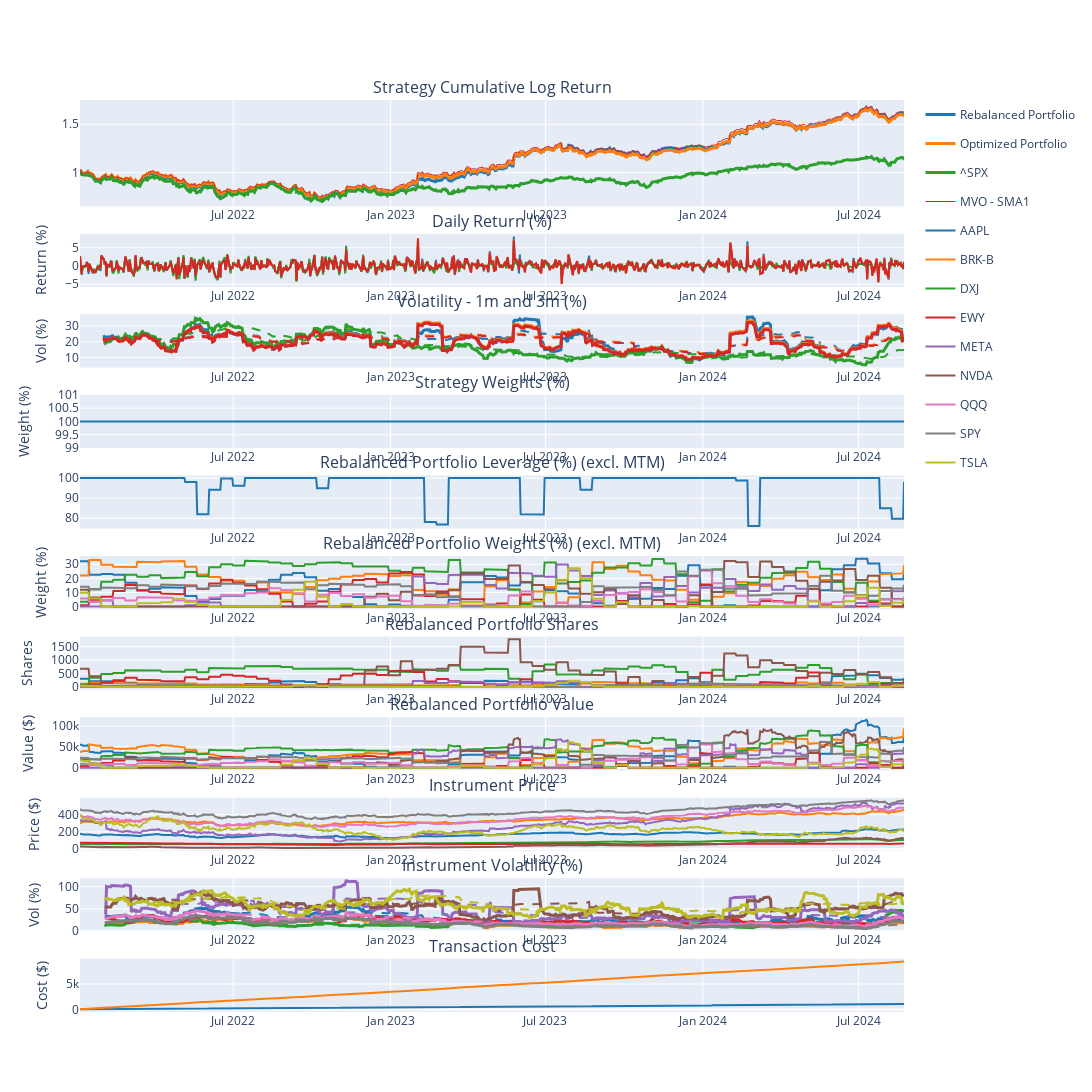

Here is the notebook cell this chart was saved with:
### Code cell
portfolio = PortfolioStandard(
    capital=169336.48958837058,
    name='MVOPortfolio',        
    rebalance_iter=RebalancerIter('0 0 * * Fri', 2),        
    tc_model=TransactionCostFutu(), 
    systems=[        
        TradingSubSystemSingle(vol_target=vol_target, instruments=instruments,  strategy=[MeanVarianceOpt(gamma=10, hhi=0.2, lookback=60, confidence=1)], max_leverage=max_leverage, offset=60)
    ]
)

portfolio.set_start_date(start_date)
portfolio.set_end_date(end_date)
portfolio.backtest_subsystems()
portfolio.optimize()
portfolio.backtest()
portfolio.rebalance()
portfolio.performance(show_all_rets=True)

### Figure 1 — Plotly figure (JSON) as saved in the notebook; plotly's stock layout.template omitted (floating-point values rounded to 4 significant figures; data arrays with more than 128 entries replaced by an {"elided": "..."} marker saying what was removed)
{"data": [{"legendgroup": "Rebalanced Portfolio", "line": {"width": 3}, "marker": {"color": "rgb(31, 119, 180)"}, "name": "Rebalanced Portfolio", "type": "scatter", "x": {"elided": "664 str values"}, "xaxis": "x", "y": {"elided": "664 float values"}, "yaxis": "y"}, {"legendgroup": "Rebalanced Portfolio", "marker": {"color": "rgb(31, 119, 180)"}, "name": "Rebalanced Portfolio", "showlegend": false, "type": "scatter", "x": {"elided": "664 str values"}, "xaxis": "x2", "y": {"elided": "664 float values"}, "yaxis": "y2"}, {"legendgroup": "Rebalanced Portfolio", "line": {"width": 3}, "marker": {"color": "rgb(31, 119, 180)"}, "name": "1m - Rebalanced Portfolio", "showlegend": false, "type": "scatter", "x": {"elided": "664 str values"}, "xaxis": "x3", "y": {"elided": "664 float values"}, "yaxis": "y3"}, {"legendgroup": "Rebalanced Portfolio", "line": {"dash": "dash"}, "marker": {"color": "rgb(31, 119, 180)"}, "name": "3m - Rebalanced Portfolio", "showlegend": false, "type": "scatter", "x": {"elided": "664 str values"}, "xaxis": "x3", "y": {"elided": "664 float values"}, "yaxis": "y3"}, {"legendgroup": "Rebalanced Portfolio", "marker": {"color": "rgb(31, 119, 180)"}, "name": "Rebalanced Portfolio", "showlegend": false, "type": "scatter", "x": {"elided": "664 str values"}, "xaxis": "x11", "y": {"elided": "664 float values"}, "yaxis": "y11"}, {"legendgroup": "Optimized Portfolio", "line": {"width": 3}, "marker": {"color": "rgb(255, 127, 14)"}, "name": "Optimized Portfolio", "type": "scatter", "x": {"elided": "664 str values"}, "xaxis": "x", "y": {"elided": "664 float values"}, "yaxis": "y"}, {"legendgroup": "Optimized Portfolio", "marker": {"color": "rgb(255, 127, 14)"}, "name": "Optimized Portfolio", "showlegend": false, "type": "scatter", "x": {"elided": "664 str values"}, "xaxis": "x2", "y": {"elided": "664 float values"}, "yaxis": "y2"}, {"legendgroup": "Optimized Portfolio", "line": {"width": 3}, "marker": {"color": "rgb(255, 127, 14)"}, "name": "1m - Optimized Portfolio", "showlegend": false, "type": "scatter", "x": {"elided": "664 str values"}, "xaxis": "x3", "y": {"elided": "664 float values"}, "yaxis": "y3"}, {"legendgroup": "Optimized Portfolio", "line": {"dash": "dash"}, "marker": {"color": "rgb(255, 127, 14)"}, "name": "3m - Optimized Portfolio", "showlegend": false, "type": "scatter", "x": {"elided": "664 str values"}, "xaxis": "x3", "y": {"elided": "664 float values"}, "yaxis": "y3"}, {"legendgroup": "Optimized Portfolio", "marker": {"color": "rgb(255, 127, 14)"}, "name": "Optimized Portfolio", "showlegend": false, "type": "scatter", "x": {"elided": "664 str values"}, "xaxis": "x11", "y": {"elided": "664 float values"}, "yaxis": "y11"}, {"legendgroup": "^SPX", "line": {"width": 3}, "marker": {"color": "rgb(44, 160, 44)"}, "name": "^SPX", "type": "scatter", "x": {"elided": "664 str values"}, "xaxis": "x", "y": {"elided": "664 float values"}, "yaxis": "y"}, {"legendgroup": "^SPX", "marker": {"color": "rgb(44, 160, 44)"}, "name": "^SPX", "showlegend": false, "type": "scatter", "x": {"elided": "664 str values"}, "xaxis": "x2", "y": {"elided": "664 float values"}, "yaxis": "y2"}, {"legendgroup": "^SPX", "line": {"width": 3}, "marker": {"color": "rgb(44, 160, 44)"}, "name": "1m - ^SPX", "showlegend": false, "type": "scatter", "x": {"elided": "664 str values"}, "xaxis": "x3", "y": {"elided": "664 float values"}, "yaxis": "y3"}, {"legendgroup": "^SPX", "line": {"dash": "dash"}, "marker": {"color": "rgb(44, 160, 44)"}, "name": "3m - ^SPX", "showlegend": false, "type": "scatter", "x": {"elided": "664 str values"}, "xaxis": "x3", "y": {"elided": "664 float values"}, "yaxis": "y3"}, {"legendgroup": "MVO - SMA1", "line": {"width": 1}, "marker": {"color": "rgb(214, 39, 40)"}, "name": "MVO - SMA1", "type": "scatter", "x": {"elided": "664 str values"}, "xaxis": "x", "y": {"elided": "664 float values"}, "yaxis": "y"}, {"legendgroup": "MVO - SMA1", "marker": {"color": "rgb(214, 39, 40)"}, "name": "MVO - SMA1", "showlegend": false, "type": "scatter", "x": {"elided": "664 str values"}, "xaxis": "x2", "y": {"elided": "664 float values"}, "yaxis": "y2"}, {"legendgroup": "MVO - SMA1", "line": {"width": 3}, "marker": {"color": "rgb(214, 39, 40)"}, "name": "1m - MVO - SMA1", "showlegend": false, "type": "scatter", "x": {"elided": "664 str values"}, "xaxis": "x3", "y": {"elided": "664 float values"}, "yaxis": "y3"}, {"legendgroup": "MVO - SMA1", "line": {"dash": "dash"}, "marker": {"color": "rgb(214, 39, 40)"}, "name": "3m - MVO - SMA1", "showlegend": false, "type": "scatter", "x": {"elided": "664 str values"}, "xaxis": "x3", "y": {"elided": "664 float values"}, "yaxis": "y3"}, {"legendgroup": "MVO - SMA1", "marker": {"color": "rgb(31, 119, 180)"}, "name": "MVO - SMA1", "showlegend": false, "type": "scatter", "x": {"elided": "664 str values"}, "xaxis": "x4", "y": {"elided": "664 int values"}, "yaxis": "y4"}, {"marker": {"color": "rgb(31, 119, 180)"}, "showlegend": false, "type": "scatter", "x": {"elided": "664 str values"}, "xaxis": "x5", "y": {"elided": "664 float values"}, "yaxis": "y5"}, {"legendgroup": "AAPL", "marker": {"color": "rgb(31, 119, 180)"}, "name": "AAPL", "showlegend": true, "type": "scatter", "x": {"elided": "664 str values"}, "xaxis": "x6", "y": {"elided": "664 float values"}, "yaxis": "y6"}, {"legendgroup": "AAPL", "marker": {"color": "rgb(31, 119, 180)"}, "name": "AAPL", "showlegend": false, "type": "scatter", "x": {"elided": "664 str values"}, "xaxis": "x7", "y": {"elided": "664 int values"}, "yaxis": "y7"}, {"legendgroup": "AAPL", "marker": {"color": "rgb(31, 119, 180)"}, "name": "AAPL", "showlegend": false, "type": "scatter", "x": {"elided": "664 str values"}, "xaxis": "x8", "y": {"elided": "664 float values"}, "yaxis": "y8"}, {"legendgroup": "AAPL", "marker": {"color": "rgb(31, 119, 180)"}, "name": "AAPL", "showlegend": false, "type": "scatter", "x": {"elided": "664 str values"}, "xaxis": "x9", "y": {"elided": "664 float values"}, "yaxis": "y9"}, {"legendgroup": "AAPL", "line": {"width": 3}, "marker": {"color": "rgb(31, 119, 180)"}, "name": "1m - AAPL", "showlegend": false, "type": "scatter", "x": {"elided": "664 str values"}, "xaxis": "x10", "y": {"elided": "664 float values"}, "yaxis": "y10"}, {"legendgroup": "AAPL", "line": {"dash": "dash"}, "marker": {"color": "rgb(31, 119, 180)"}, "name": "3m - AAPL", "showlegend": false, "type": "scatter", "x": {"elided": "664 str values"}, "xaxis": "x10", "y": {"elided": "664 float values"}, "yaxis": "y10"}, {"legendgroup": "BRK-B", "marker": {"color": "rgb(255, 127, 14)"}, "name": "BRK-B", "showlegend": true, "type": "scatter", "x": {"elided": "664 str values"}, "xaxis": "x6", "y": {"elided": "664 float values"}, "yaxis": "y6"}, {"legendgroup": "BRK-B", "marker": {"color": "rgb(255, 127, 14)"}, "name": "BRK-B", "showlegend": false, "type": "scatter", "x": {"elided": "664 str values"}, "xaxis": "x7", "y": {"elided": "664 int values"}, "yaxis": "y7"}, {"legendgroup": "BRK-B", "marker": {"color": "rgb(255, 127, 14)"}, "name": "BRK-B", "showlegend": false, "type": "scatter", "x": {"elided": "664 str values"}, "xaxis": "x8", "y": {"elided": "664 float values"}, "yaxis": "y8"}, {"legendgroup": "BRK-B", "marker": {"color": "rgb(255, 127, 14)"}, "name": "BRK-B", "showlegend": false, "type": "scatter", "x": {"elided": "664 str values"}, "xaxis": "x9", "y": {"elided": "664 float values"}, "yaxis": "y9"}, {"legendgroup": "BRK-B", "line": {"width": 3}, "marker": {"color": "rgb(255, 127, 14)"}, "name": "1m - BRK-B", "showlegend": false, "type": "scatter", "x": {"elided": "664 str values"}, "xaxis": "x10", "y": {"elided": "664 float values"}, "yaxis": "y10"}, {"legendgroup": "BRK-B", "line": {"dash": "dash"}, "marker": {"color": "rgb(255, 127, 14)"}, "name": "3m - BRK-B", "showlegend": false, "type": "scatter", "x": {"elided": "664 str values"}, "xaxis": "x10", "y": {"elided": "664 float values"}, "yaxis": "y10"}, {"legendgroup": "DXJ", "marker": {"color": "rgb(44, 160, 44)"}, "name": "DXJ", "showlegend": true, "type": "scatter", "x": {"elided": "664 str values"}, "xaxis": "x6", "y": {"elided": "664 float values"}, "yaxis": "y6"}, {"legendgroup": "DXJ", "marker": {"color": "rgb(44, 160, 44)"}, "name": "DXJ", "showlegend": false, "type": "scatter", "x": {"elided": "664 str values"}, "xaxis": "x7", "y": {"elided": "664 int values"}, "yaxis": "y7"}, {"legendgroup": "DXJ", "marker": {"color": "rgb(44, 160, 44)"}, "name": "DXJ", "showlegend": false, "type": "scatter", "x": {"elided": "664 str values"}, "xaxis": "x8", "y": {"elided": "664 float values"}, "yaxis": "y8"}, {"legendgroup": "DXJ", "marker": {"color": "rgb(44, 160, 44)"}, "name": "DXJ", "showlegend": false, "type": "scatter", "x": {"elided": "664 str values"}, "xaxis": "x9", "y": {"elided": "664 float values"}, "yaxis": "y9"}, {"legendgroup": "DXJ", "line": {"width": 3}, "marker": {"color": "rgb(44, 160, 44)"}, "name": "1m - DXJ", "showlegend": false, "type": "scatter", "x": {"elided": "664 str values"}, "xaxis": "x10", "y": {"elided": "664 float values"}, "yaxis": "y10"}, {"legendgroup": "DXJ", "line": {"dash": "dash"}, "marker": {"color": "rgb(44, 160, 44)"}, "name": "3m - DXJ", "showlegend": false, "type": "scatter", "x": {"elided": "664 str values"}, "xaxis": "x10", "y": {"elided": "664 float values"}, "yaxis": "y10"}, {"legendgroup": "EWY", "marker": {"color": "rgb(214, 39, 40)"}, "name": "EWY", "showlegend": true, "type": "scatter", "x": {"elided": "664 str values"}, "xaxis": "x6", "y": {"elided": "664 float values"}, "yaxis": "y6"}, {"legendgroup": "EWY", "marker": {"color": "rgb(214, 39, 40)"}, "name": "EWY", "showlegend": false, "type": "scatter", "x": {"elided": "664 str values"}, "xaxis": "x7", "y": {"elided": "664 int values"}, "yaxis": "y7"}, {"legendgroup": "EWY", "marker": {"color": "rgb(214, 39, 40)"}, "name": "EWY", "showlegend": false, "type": "scatter", "x": {"elided": "664 str values"}, "xaxis": "x8", "y": {"elided": "664 float values"}, "yaxis": "y8"}, {"legendgroup": "EWY", "marker": {"color": "rgb(214, 39, 40)"}, "name": "EWY", "showlegend": false, "type": "scatter", "x": {"elided": "664 str values"}, "xaxis": "x9", "y": {"elided": "664 float values"}, "yaxis": "y9"}, {"legendgroup": "EWY", "line": {"width": 3}, "marker": {"color": "rgb(214, 39, 40)"}, "name": "1m - EWY", "showlegend": false, "type": "scatter", "x": {"elided": "664 str values"}, "xaxis": "x10", "y": {"elided": "664 float values"}, "yaxis": "y10"}, {"legendgroup": "EWY", "line": {"dash": "dash"}, "marker": {"color": "rgb(214, 39, 40)"}, "name": "3m - EWY", "showlegend": false, "type": "scatter", "x": {"elided": "664 str values"}, "xaxis": "x10", "y": {"elided": "664 float values"}, "yaxis": "y10"}, {"legendgroup": "META", "marker": {"color": "rgb(148, 103, 189)"}, "name": "META", "showlegend": true, "type": "scatter", "x": {"elided": "664 str values"}, "xaxis": "x6", "y": {"elided": "664 float values"}, "yaxis": "y6"}, {"legendgroup": "META", "marker": {"color": "rgb(148, 103, 189)"}, "name": "META", "showlegend": false, "type": "scatter", "x": {"elided": "664 str values"}, "xaxis": "x7", "y": {"elided": "664 int values"}, "yaxis": "y7"}, {"legendgroup": "META", "marker": {"color": "rgb(148, 103, 189)"}, "name": "META", "showlegend": false, "type": "scatter", "x": {"elided": "664 str values"}, "xaxis": "x8", "y": {"elided": "664 float values"}, "yaxis": "y8"}, {"legendgroup": "META", "marker": {"color": "rgb(148, 103, 189)"}, "name": "META", "showlegend": false, "type": "scatter", "x": {"elided": "664 str values"}, "xaxis": "x9", "y": {"elided": "664 float values"}, "yaxis": "y9"}, {"legendgroup": "META", "line": {"width": 3}, "marker": {"color": "rgb(148, 103, 189)"}, "name": "1m - META", "showlegend": false, "type": "scatter", "x": {"elided": "664 str values"}, "xaxis": "x10", "y": {"elided": "664 float values"}, "yaxis": "y10"}, {"legendgroup": "META", "line": {"dash": "dash"}, "marker": {"color": "rgb(148, 103, 189)"}, "name": "3m - META", "showlegend": false, "type": "scatter", "x": {"elided": "664 str values"}, "xaxis": "x10", "y": {"elided": "664 float values"}, "yaxis": "y10"}, {"legendgroup": "NVDA", "marker": {"color": "rgb(140, 86, 75)"}, "name": "NVDA", "showlegend": true, "type": "scatter", "x": {"elided": "664 str values"}, "xaxis": "x6", "y": {"elided": "664 float values"}, "yaxis": "y6"}, {"legendgroup": "NVDA", "marker": {"color": "rgb(140, 86, 75)"}, "name": "NVDA", "showlegend": false, "type": "scatter", "x": {"elided": "664 str values"}, "xaxis": "x7", "y": {"elided": "664 int values"}, "yaxis": "y7"}, {"legendgroup": "NVDA", "marker": {"color": "rgb(140, 86, 75)"}, "name": "NVDA", "showlegend": false, "type": "scatter", "x": {"elided": "664 str values"}, "xaxis": "x8", "y": {"elided": "664 float values"}, "yaxis": "y8"}, {"legendgroup": "NVDA", "marker": {"color": "rgb(140, 86, 75)"}, "name": "NVDA", "showlegend": false, "type": "scatter", "x": {"elided": "664 str values"}, "xaxis": "x9", "y": {"elided": "664 float values"}, "yaxis": "y9"}, {"legendgroup": "NVDA", "line": {"width": 3}, "marker": {"color": "rgb(140, 86, 75)"}, "name": "1m - NVDA", "showlegend": false, "type": "scatter", "x": {"elided": "664 str values"}, "xaxis": "x10", "y": {"elided": "664 float values"}, "yaxis": "y10"}, {"legendgroup": "NVDA", "line": {"dash": "dash"}, "marker": {"color": "rgb(140, 86, 75)"}, "name": "3m - NVDA", "showlegend": false, "type": "scatter", "x": {"elided": "664 str values"}, "xaxis": "x10", "y": {"elided": "664 float values"}, "yaxis": "y10"}, {"legendgroup": "QQQ", "marker": {"color": "rgb(227, 119, 194)"}, "name": "QQQ", "showlegend": true, "type": "scatter", "x": {"elided": "664 str values"}, "xaxis": "x6", "y": {"elided": "664 float values"}, "yaxis": "y6"}, {"legendgroup": "QQQ", "marker": {"color": "rgb(227, 119, 194)"}, "name": "QQQ", "showlegend": false, "type": "scatter", "x": {"elided": "664 str values"}, "xaxis": "x7", "y": {"elided": "664 int values"}, "yaxis": "y7"}, {"legendgroup": "QQQ", "marker": {"color": "rgb(227, 119, 194)"}, "name": "QQQ", "showlegend": false, "type": "scatter", "x": {"elided": "664 str values"}, "xaxis": "x8", "y": {"elided": "664 float values"}, "yaxis": "y8"}, {"legendgroup": "QQQ", "marker": {"color": "rgb(227, 119, 194)"}, "name": "QQQ", "showlegend": false, "type": "scatter", "x": {"elided": "664 str values"}, "xaxis": "x9", "y": {"elided": "664 float values"}, "yaxis": "y9"}, {"legendgroup": "QQQ", "line": {"width": 3}, "marker": {"color": "rgb(227, 119, 194)"}, "name": "1m - QQQ", "showlegend": false, "type": "scatter", "x": {"elided": "664 str values"}, "xaxis": "x10", "y": {"elided": "664 float values"}, "yaxis": "y10"}, {"legendgroup": "QQQ", "line": {"dash": "dash"}, "marker": {"color": "rgb(227, 119, 194)"}, "name": "3m - QQQ", "showlegend": false, "type": "scatter", "x": {"elided": "664 str values"}, "xaxis": "x10", "y": {"elided": "664 float values"}, "yaxis": "y10"}, {"legendgroup": "SPY", "marker": {"color": "rgb(127, 127, 127)"}, "name": "SPY", "showlegend": true, "type": "scatter", "x": {"elided": "664 str values"}, "xaxis": "x6", "y": {"elided": "664 float values"}, "yaxis": "y6"}, {"legendgroup": "SPY", "marker": {"color": "rgb(127, 127, 127)"}, "name": "SPY", "showlegend": false, "type": "scatter", "x": {"elided": "664 str values"}, "xaxis": "x7", "y": {"elided": "664 int values"}, "yaxis": "y7"}, {"legendgroup": "SPY", "marker": {"color": "rgb(127, 127, 127)"}, "name": "SPY", "showlegend": false, "type": "scatter", "x": {"elided": "664 str values"}, "xaxis": "x8", "y": {"elided": "664 float values"}, "yaxis": "y8"}, {"legendgroup": "SPY", "marker": {"color": "rgb(127, 127, 127)"}, "name": "SPY", "showlegend": false, "type": "scatter", "x": {"elided": "664 str values"}, "xaxis": "x9", "y": {"elided": "664 float values"}, "yaxis": "y9"}, {"legendgroup": "SPY", "line": {"width": 3}, "marker": {"color": "rgb(127, 127, 127)"}, "name": "1m - SPY", "showlegend": false, "type": "scatter", "x": {"elided": "664 str values"}, "xaxis": "x10", "y": {"elided": "664 float values"}, "yaxis": "y10"}, {"legendgroup": "SPY", "line": {"dash": "dash"}, "marker": {"color": "rgb(127, 127, 127)"}, "name": "3m - SPY", "showlegend": false, "type": "scatter", "x": {"elided": "664 str values"}, "xaxis": "x10", "y": {"elided": "664 float values"}, "yaxis": "y10"}, {"legendgroup": "TSLA", "marker": {"color": "rgb(188, 189, 34)"}, "name": "TSLA", "showlegend": true, "type": "scatter", "x": {"elided": "664 str values"}, "xaxis": "x6", "y": {"elided": "664 float values"}, "yaxis": "y6"}, {"legendgroup": "TSLA", "marker": {"color": "rgb(188, 189, 34)"}, "name": "TSLA", "showlegend": false, "type": "scatter", "x": {"elided": "664 str values"}, "xaxis": "x7", "y": {"elided": "664 int values"}, "yaxis": "y7"}, {"legendgroup": "TSLA", "marker": {"color": "rgb(188, 189, 34)"}, "name": "TSLA", "showlegend": false, "type": "scatter", "x": {"elided": "664 str values"}, "xaxis": "x8", "y": {"elided": "664 float values"}, "yaxis": "y8"}, {"legendgroup": "TSLA", "marker": {"color": "rgb(188, 189, 34)"}, "name": "TSLA", "showlegend": false, "type": "scatter", "x": {"elided": "664 str values"}, "xaxis": "x9", "y": {"elided": "664 float values"}, "yaxis": "y9"}, {"legendgroup": "TSLA", "line": {"width": 3}, "marker": {"color": "rgb(188, 189, 34)"}, "name": "1m - TSLA", "showlegend": false, "type": "scatter", "x": {"elided": "664 str values"}, "xaxis": "x10", "y": {"elided": "664 float values"}, "yaxis": "y10"}, {"legendgroup": "TSLA", "line": {"dash": "dash"}, "marker": {"color": "rgb(188, 189, 34)"}, "name": "3m - TSLA", "showlegend": false, "type": "scatter", "x": {"elided": "664 str values"}, "xaxis": "x10", "y": {"elided": "664 float values"}, "yaxis": "y10"}], "layout": {"annotations": [{"font": {"size": 16}, "showarrow": false, "text": "Strategy Cumulative Log Return", "x": 0.5, "xanchor": "center", "xref": "paper", "y": 1, "yanchor": "bottom", "yref": "paper"}, {"font": {"size": 16}, "showarrow": false, "text": "Daily Return (%)", "x": 0.5, "xanchor": "center", "xref": "paper", "y": 0.8533, "yanchor": "bottom", "yref": "paper"}, {"font": {"size": 16}, "showarrow": false, "text": "Volatility - 1m and 3m (%)", "x": 0.5, "xanchor": "center", "xref": "paper", "y": 0.765, "yanchor": "bottom", "yref": "paper"}, {"font": {"size": 16}, "showarrow": false, "text": "Strategy Weights (%)", "x": 0.5, "xanchor": "center", "xref": "paper", "y": 0.6767, "yanchor": "bottom", "yref": "paper"}, {"font": {"size": 16}, "showarrow": false, "text": "Rebalanced Portfolio Leverage (%) (excl. MTM)", "x": 0.5, "xanchor": "center", "xref": "paper", "y": 0.5883, "yanchor": "bottom", "yref": "paper"}, {"font": {"size": 16}, "showarrow": false, "text": "Rebalanced Portfolio Weights (%) (excl. MTM)", "x": 0.5, "xanchor": "center", "xref": "paper", "y": 0.5, "yanchor": "bottom", "yref": "paper"}, {"font": {"size": 16}, "showarrow": false, "text": "Rebalanced Portfolio Shares", "x": 0.5, "xanchor": "center", "xref": "paper", "y": 0.4117, "yanchor": "bottom", "yref": "paper"}, {"font": {"size": 16}, "showarrow": false, "text": "Rebalanced Portfolio Value", "x": 0.5, "xanchor": "center", "xref": "paper", "y": 0.3233, "yanchor": "bottom", "yref": "paper"}, {"font": {"size": 16}, "showarrow": false, "text": "Instrument Price", "x": 0.5, "xanchor": "center", "xref": "paper", "y": 0.235, "yanchor": "bottom", "yref": "paper"}, {"font": {"size": 16}, "showarrow": false, "text": "Instrument Volatility (%)", "x": 0.5, "xanchor": "center", "xref": "paper", "y": 0.1467, "yanchor": "bottom", "yref": "paper"}, {"font": {"size": 16}, "showarrow": false, "text": "Transaction Cost", "x": 0.5, "xanchor": "center", "xref": "paper", "y": 0.05833, "yanchor": "bottom", "yref": "paper"}], "height": 3700, "hovermode": "x", "width": 1500, "xaxis": {"anchor": "y", "domain": [0, 1], "matches": "x11", "showticklabels": true}, "xaxis10": {"anchor": "y10", "domain": [0, 1], "matches": "x11", "showticklabels": true}, "xaxis11": {"anchor": "y11", "domain": [0, 1], "showticklabels": true}, "xaxis2": {"anchor": "y2", "domain": [0, 1], "matches": "x11", "showticklabels": true}, "xaxis3": {"anchor": "y3", "domain": [0, 1], "matches": "x11", "showticklabels": true}, "xaxis4": {"anchor": "y4", "domain": [0, 1], "matches": "x11", "showticklabels": true}, "xaxis5": {"anchor": "y5", "domain": [0, 1], "matches": "x11", "showticklabels": true}, "xaxis6": {"anchor": "y6", "domain": [0, 1], "matches": "x11", "showticklabels": true}, "xaxis7": {"anchor": "y7", "domain": [0, 1], "matches": "x11", "showticklabels": true}, "xaxis8": {"anchor": "y8", "domain": [0, 1], "matches": "x11", "showticklabels": true}, "xaxis9": {"anchor": "y9", "domain": [0, 1], "matches": "x11", "showticklabels": true}, "yaxis": {"anchor": "x", "domain": [0.8833, 1]}, "yaxis10": {"anchor": "x10", "domain": [0.08833, 0.1467], "title": {"text": "Vol (%)"}}, "yaxis11": {"anchor": "x11", "domain": [0, 0.05833], "title": {"text": "Cost ($)"}}, "yaxis2": {"anchor": "x2", "domain": [0.795, 0.8533], "title": {"text": "Return (%)"}}, "yaxis3": {"anchor": "x3", "domain": [0.7067, 0.765], "title": {"text": "Vol (%)"}}, "yaxis4": {"anchor": "x4", "domain": [0.6183, 0.6767], "title": {"text": "Weight (%)"}}, "yaxis5": {"anchor": "x5", "domain": [0.53, 0.5883]}, "yaxis6": {"anchor": "x6", "domain": [0.4417, 0.5], "title": {"text": "Weight (%)"}}, "yaxis7": {"anchor": "x7", "domain": [0.3533, 0.4117], "title": {"text": "Shares"}}, "yaxis8": {"anchor": "x8", "domain": [0.265, 0.3233], "title": {"text": "Value ($)"}}, "yaxis9": {"anchor": "x9", "domain": [0.1767, 0.235], "title": {"text": "Price ($)"}}}}
